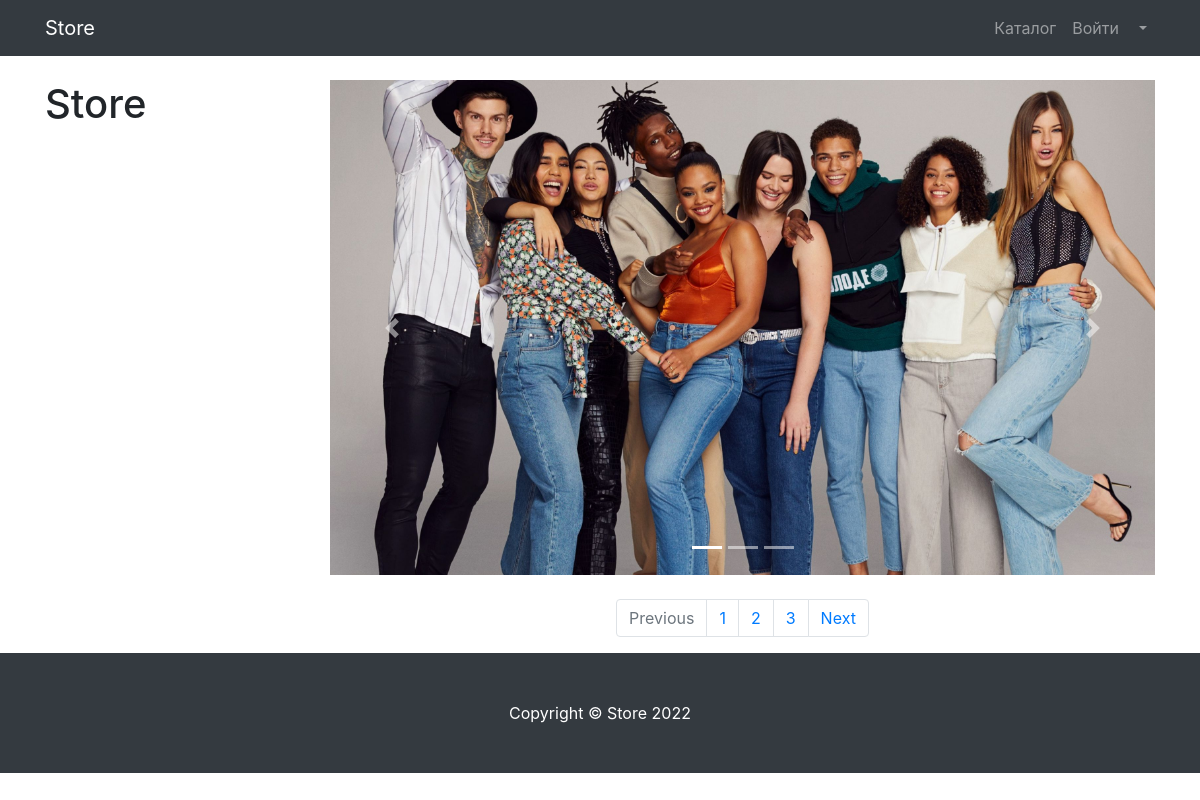
Before: /products/ with the older database file.
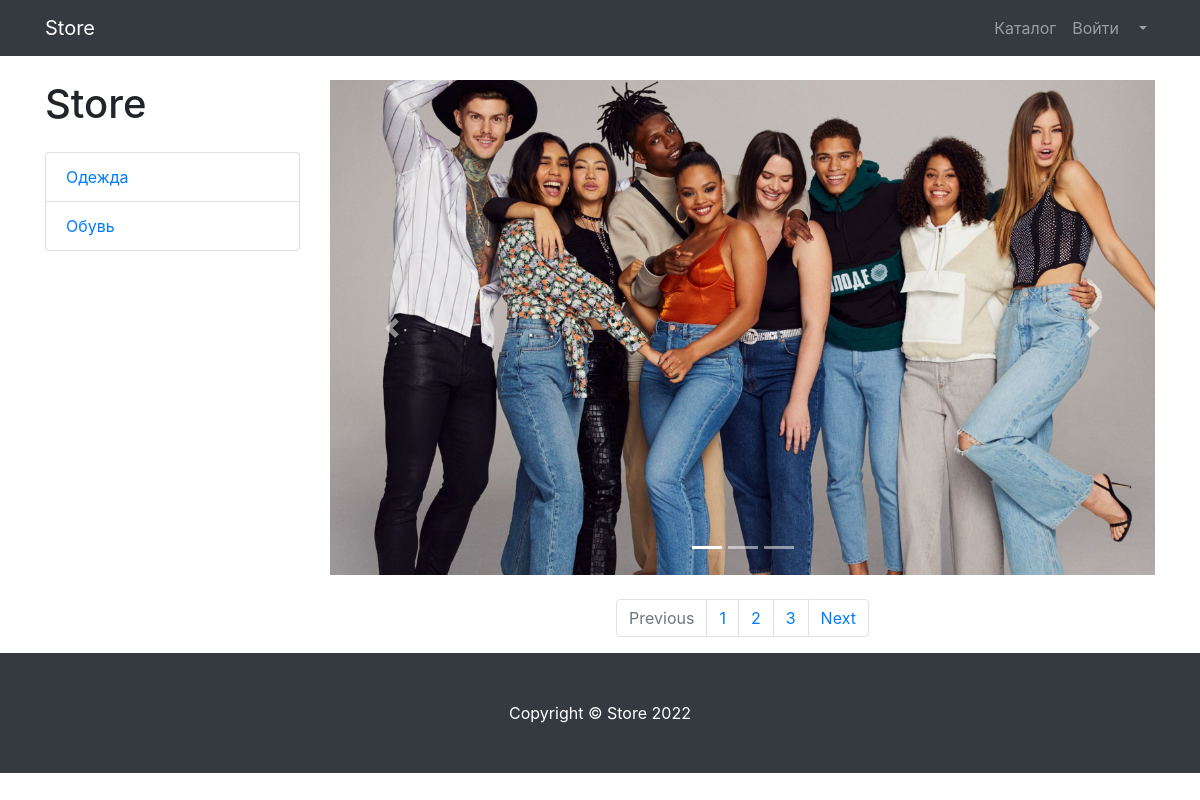
After: the same page with the newer database file.
### products/models.py (models this page shows)
class ProductCategory(models.Model):
    name = models.CharField(max_length=128, unique=True)
    description = models.TextField(null=True, blank=True)
    def __str__(self):
        return self.name

### products/views.py (the view)
# urls.py: path('',views.products,name = 'products'),
def products(request):
    context = {
        'title': 'Товары в магазине Бибасика Бобова',
        'products' : Product.objects.all(),
        'categories' : ProductCategory.objects.all()
    }
    return render(request,'products/products.html',context=context)

### products/templates/products/products.html (shortened to what this page needs)
{% extends 'products/base.html' %}
{% load static %}
    {% block css %}
    <link href=" {% static 'vendor/css/products.css' %}" rel="stylesheet">
    {% endblock %}
{% block content %}
<div class="container">
    <div class="row">
        <div class="col-lg-3">
            <h1 class="my-4">Store</h1>
            <div class="list-group">
                {% for cat in categories %}
                <a href="#" class="list-group-item">{{cat}}</a>
                {% endfor %}
            </div>
        </div>
        <div class="col-lg-9">
            <div id="carouselExampleIndicators" class="carousel slide my-4" data-ride="carousel">
                <ol class="carousel-indicators">
                    <li data-target="#carouselExampleIndicators" data-slide-to="0" class="active"></li>
                    <li data-target="#carouselExampleIndicators" data-slide-to="1"></li>
                    <li data-target="#carouselExampleIndicators" data-slide-to="2"></li>
                </ol>
                <div class="carousel-inner" role="listbox">
                    <div class="carousel-item active">
                        <img class="d-block img-fluid" src=" {% static '/vendor/img/slides/slide-1.jpg' %}" alt="First slide">
                    </div>
                </div>
                <a class="carousel-control-prev" href="#carouselExampleIndicators" role="button" data-slide="prev">
                    <span class="carousel-control-prev-icon" aria-hidden="true"></span>
                </a>
                <a class="carousel-control-next" href="#carouselExampleIndicators" role="button" data-slide="next">
                    <span class="carousel-control-next-icon" aria-hidden="true"></span>
                </a>
            </div>
            <nav aria-label="Page navigation example">
                <ul class="pagination justify-content-center">
                    <li class="page-item disabled">
                        <a class="page-link" href="#" tabindex="-1" aria-disabled="true">Previous</a>
                    </li>
                    <li class="page-item"><a class="page-link" href="#">1</a></li>
                    <li class="page-item"><a class="page-link" href="#">2</a></li>
                    <li class="page-item"><a class="page-link" href="#">3</a></li>
                    <li class="page-item">
                        <a class="page-link" href="#">Next</a>
                    </li>
                </ul>
            </nav>
        </div>
    </div>
</div>
    {% endblock %}
{% block footer %}
<footer class="py-5 bg-dark">
    <div class="container">
        <p class="m-0 text-center text-white">Copyright &copy; Store 2022</p>
    </div>
</footer>
{% endblock %}

Changed rows visible on the page:
added ProductCategory: name "Одежда"
added ProductCategory: name "Обувь"
